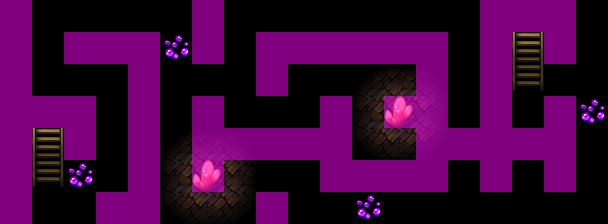

The image is a tile-based game level rendered from a .tmx file. Its description and source (layers, tilesets, objects; grid data summarised) follow:
An orthogonal 19x7 tile map with 32x32 px tiles, 4 tile layers (Ground, Objects, Above, Walkable), 60 tilesets and 2 objects (2x mapchange).

<map version="1.10" tiledversion="1.11.2" orientation="orthogonal" renderorder="right-down" width="19" height="7" tilewidth="32" tileheight="32" infinite="0" nextlayerid="11" nextobjectid="3">
 <tileset firstgid="1" name="map_bed_1" tilewidth="32" tileheight="32" tilecount="160" columns="16">
  <image source="../drawable/map_bed_1.png" width="512" height="320" />
 </tileset>
 <tileset firstgid="161" name="map_border_1" tilewidth="32" tileheight="32" tilecount="128" columns="16">
  <image source="../drawable/map_border_1.png" width="512" height="256" />
 </tileset>
 <tileset firstgid="289" name="map_bridge_1" tilewidth="32" tileheight="32" tilecount="128" columns="16">
  <image source="../drawable/map_bridge_1.png" width="512" height="256" />
 </tileset>
 <tileset firstgid="417" name="map_bridge_2" tilewidth="32" tileheight="32" tilecount="128" columns="16">
  <image source="../drawable/map_bridge_2.png" width="512" height="256" />
 </tileset>
 <tileset firstgid="545" name="map_broken_1" tilewidth="32" tileheight="32" tilecount="128" columns="16">
  <image source="../drawable/map_broken_1.png" width="512" height="256" />
 </tileset>
 <tileset firstgid="673" name="map_cavewall_1" tilewidth="32" tileheight="32" tilecount="108" columns="18">
  <image source="../drawable/map_cavewall_1.png" width="576" height="192" />
 </tileset>
 <tileset firstgid="781" name="map_cavewall_2" tilewidth="32" tileheight="32" tilecount="108" columns="18">
  <image source="../drawable/map_cavewall_2.png" width="576" height="192" />
 </tileset>
 <tileset firstgid="889" name="map_cavewall_3" tilewidth="32" tileheight="32" tilecount="108" columns="18">
  <image source="../drawable/map_cavewall_3.png" width="576" height="192" />
 </tileset>
 <tileset firstgid="997" name="map_cavewall_4" tilewidth="32" tileheight="32" tilecount="108" columns="18">
  <image source="../drawable/map_cavewall_4.png" width="576" height="192" />
 </tileset>
 <tileset firstgid="1105" name="map_chair_table_1" tilewidth="32" tileheight="32" tilecount="128" columns="16">
  <image source="../drawable/map_chair_table_1.png" width="512" height="256" />
 </tileset>
 <tileset firstgid="1233" name="map_chair_table_2" tilewidth="32" tileheight="32" tilecount="128" columns="16">
  <image source="../drawable/map_chair_table_2.png" width="512" height="256" />
 </tileset>
 <tileset firstgid="1361" name="map_crate_1" tilewidth="32" tileheight="32" tilecount="128" columns="16">
  <image source="../drawable/map_crate_1.png" width="512" height="256" />
 </tileset>
 <tileset firstgid="1489" name="map_cupboard_1" tilewidth="32" tileheight="32" tilecount="128" columns="16">
  <image source="../drawable/map_cupboard_1.png" width="512" height="256" />
 </tileset>
 <tileset firstgid="1617" name="map_curtain_1" tilewidth="32" tileheight="32" tilecount="128" columns="16">
  <image source="../drawable/map_curtain_1.png" width="512" height="256" />
 </tileset>
 <tileset firstgid="1745" name="map_entrance_1" tilewidth="32" tileheight="32" tilecount="128" columns="16">
  <image source="../drawable/map_entrance_1.png" width="512" height="256" />
 </tileset>
 <tileset firstgid="1873" name="map_entrance_2" tilewidth="32" tileheight="32" tilecount="128" columns="16">
  <image source="../drawable/map_entrance_2.png" width="512" height="256" />
 </tileset>
 <tileset firstgid="2001" name="map_fence_1" tilewidth="32" tileheight="32" tilecount="128" columns="16">
  <image source="../drawable/map_fence_1.png" width="512" height="256" />
 </tileset>
 <tileset firstgid="2129" name="map_fence_2" tilewidth="32" tileheight="32" tilecount="128" columns="16">
  <image source="../drawable/map_fence_2.png" width="512" height="256" />
 </tileset>
 <tileset firstgid="2257" name="map_fence_3" tilewidth="32" tileheight="32" tilecount="128" columns="16">
  <image source="../drawable/map_fence_3.png" width="512" height="256" />
 </tileset>
 <tileset firstgid="2385" name="map_fence_4" tilewidth="32" tileheight="32" tilecount="128" columns="16">
  <image source="../drawable/map_fence_4.png" width="512" height="256" />
 </tileset>
 <tileset firstgid="2513" name="map_ground_1" tilewidth="32" tileheight="32" tilecount="128" columns="16">
  <image source="../drawable/map_ground_1.png" width="512" height="256" />
 </tileset>
 <tileset firstgid="2641" name="map_ground_2" tilewidth="32" tileheight="32" tilecount="128" columns="16">
  <image source="../drawable/map_ground_2.png" width="512" height="256" />
 </tileset>
 <tileset firstgid="2769" name="map_ground_3" tilewidth="32" tileheight="32" tilecount="128" columns="16">
  <image source="../drawable/map_ground_3.png" width="512" height="256" />
 </tileset>
 <tileset firstgid="2897" name="map_ground_4" tilewidth="32" tileheight="32" tilecount="128" columns="16">
  <image source="../drawable/map_ground_4.png" width="512" height="256" />
 </tileset>
 <tileset firstgid="3025" name="map_ground_5" tilewidth="32" tileheight="32" tilecount="128" columns="16">
  <image source="../drawable/map_ground_5.png" width="512" height="256" />
 </tileset>
 <tileset firstgid="3153" name="map_ground_6" tilewidth="32" tileheight="32" tilecount="128" columns="16">
  <image source="../drawable/map_ground_6.png" width="512" height="256" />
 </tileset>
 <tileset firstgid="3281" name="map_ground_7" tilewidth="32" tileheight="32" tilecount="128" columns="16">
  <image source="../drawable/map_ground_7.png" width="512" height="256" />
 </tileset>
 <tileset firstgid="3409" name="map_ground_8" tilewidth="32" tileheight="32" tilecount="128" columns="16">
  <image source="../drawable/map_ground_8.png" width="512" height="256" />
 </tileset>
 <tileset firstgid="3537" name="map_house_1" tilewidth="32" tileheight="32" tilecount="128" columns="16">
  <image source="../drawable/map_house_1.png" width="512" height="256" />
 </tileset>
 <tileset firstgid="3665" name="map_house_2" tilewidth="32" tileheight="32" tilecount="128" columns="16">
  <image source="../drawable/map_house_2.png" width="512" height="256" />
 </tileset>
 <tileset firstgid="3793" name="map_indoor_1" tilewidth="32" tileheight="32" tilecount="128" columns="16">
  <image source="../drawable/map_indoor_1.png" width="512" height="256" />
 </tileset>
 <tileset firstgid="3921" name="map_indoor_2" tilewidth="32" tileheight="32" tilecount="128" columns="16">
  <image source="../drawable/map_indoor_2.png" width="512" height="256" />
 </tileset>
 <tileset firstgid="4049" name="map_kitchen_1" tilewidth="32" tileheight="32" tilecount="128" columns="16">
  <image source="../drawable/map_kitchen_1.png" width="512" height="256" />
 </tileset>
 <tileset firstgid="4177" name="map_outdoor_1" tilewidth="32" tileheight="32" tilecount="128" columns="16">
  <image source="../drawable/map_outdoor_1.png" width="512" height="256" />
 </tileset>
 <tileset firstgid="4305" name="map_pillar_1" tilewidth="32" tileheight="32" tilecount="128" columns="16">
  <image source="../drawable/map_pillar_1.png" width="512" height="256" />
 </tileset>
 <tileset firstgid="4433" name="map_pillar_2" tilewidth="32" tileheight="32" tilecount="128" columns="16">
  <image source="../drawable/map_pillar_2.png" width="512" height="256" />
 </tileset>
 <tileset firstgid="4561" name="map_plant_1" tilewidth="32" tileheight="32" tilecount="128" columns="16">
  <image source="../drawable/map_plant_1.png" width="512" height="256" />
 </tileset>
 <tileset firstgid="4689" name="map_plant_2" tilewidth="32" tileheight="32" tilecount="128" columns="16">
  <image source="../drawable/map_plant_2.png" width="512" height="256" />
 </tileset>
 <tileset firstgid="4817" name="map_rock_1" tilewidth="32" tileheight="32" tilecount="128" columns="16">
  <image source="../drawable/map_rock_1.png" width="512" height="256" />
 </tileset>
 <tileset firstgid="4945" name="map_rock_2" tilewidth="32" tileheight="32" tilecount="128" columns="16">
  <image source="../drawable/map_rock_2.png" width="512" height="256" />
 </tileset>
 <tileset firstgid="5073" name="map_roof_1" tilewidth="32" tileheight="32" tilecount="128" columns="16">
  <image source="../drawable/map_roof_1.png" width="512" height="256" />
 </tileset>
 <tileset firstgid="5201" name="map_roof_2" tilewidth="32" tileheight="32" tilecount="128" columns="16">
  <image source="../drawable/map_roof_2.png" width="512" height="256" />
 </tileset>
 <tileset firstgid="5329" name="map_roof_3" tilewidth="32" tileheight="32" tilecount="128" columns="16">
  <image source="../drawable/map_roof_3.png" width="512" height="256" />
 </tileset>
 <tileset firstgid="5457" name="map_shop_1" tilewidth="32" tileheight="32" tilecount="128" columns="16">
  <image source="../drawable/map_shop_1.png" width="512" height="256" />
 </tileset>
 <tileset firstgid="5585" name="map_sign_ladder_1" tilewidth="32" tileheight="32" tilecount="128" columns="16">
  <image source="../drawable/map_sign_ladder_1.png" width="512" height="256" />
 </tileset>
 <tileset firstgid="5713" name="map_table_1" tilewidth="32" tileheight="32" tilecount="128" columns="16">
  <image source="../drawable/map_table_1.png" width="512" height="256" />
 </tileset>
 <tileset firstgid="5841" name="map_trail_1" tilewidth="32" tileheight="32" tilecount="128" columns="16">
  <image source="../drawable/map_trail_1.png" width="512" height="256" />
 </tileset>
 <tileset firstgid="5969" name="map_transition_1" tilewidth="32" tileheight="32" tilecount="128" columns="16">
  <image source="../drawable/map_transition_1.png" width="512" height="256" />
 </tileset>
 <tileset firstgid="6097" name="map_transition_2" tilewidth="32" tileheight="32" tilecount="128" columns="16">
  <image source="../drawable/map_transition_2.png" width="512" height="256" />
 </tileset>
 <tileset firstgid="6225" name="map_transition_3" tilewidth="32" tileheight="32" tilecount="128" columns="16">
  <image source="../drawable/map_transition_3.png" width="512" height="256" />
 </tileset>
 <tileset firstgid="6353" name="map_transition_4" tilewidth="32" tileheight="32" tilecount="128" columns="16">
  <image source="../drawable/map_transition_4.png" width="512" height="256" />
 </tileset>
 <tileset firstgid="6481" name="map_transition_5" tilewidth="32" tileheight="32" tilecount="128" columns="16">
  <image source="../drawable/map_transition_5.png" width="512" height="256" />
 </tileset>
 <tileset firstgid="6609" name="map_tree_1" tilewidth="32" tileheight="32" tilecount="128" columns="16">
  <image source="../drawable/map_tree_1.png" width="512" height="256" />
 </tileset>
 <tileset firstgid="6737" name="map_tree_2" tilewidth="32" tileheight="32" tilecount="128" columns="16">
  <image source="../drawable/map_tree_2.png" width="512" height="256" />
 </tileset>
 <tileset firstgid="6865" name="map_wall_1" tilewidth="32" tileheight="32" tilecount="128" columns="16">
  <image source="../drawable/map_wall_1.png" width="512" height="256" />
 </tileset>
 <tileset firstgid="6993" name="map_wall_2" tilewidth="32" tileheight="32" tilecount="120" columns="15">
  <image source="../drawable/map_wall_2.png" width="480" height="256" />
 </tileset>
 <tileset firstgid="7113" name="map_wall_3" tilewidth="32" tileheight="32" tilecount="120" columns="15">
  <image source="../drawable/map_wall_3.png" width="480" height="256" />
 </tileset>
 <tileset firstgid="7233" name="map_wall_4" tilewidth="32" tileheight="32" tilecount="120" columns="15">
  <image source="../drawable/map_wall_4.png" width="480" height="256" />
 </tileset>
 <tileset firstgid="7353" name="map_window_1" tilewidth="32" tileheight="32" tilecount="128" columns="16">
  <image source="../drawable/map_window_1.png" width="512" height="256" />
 </tileset>
 <tileset firstgid="7481" name="map_window_2" tilewidth="32" tileheight="32" tilecount="128" columns="16">
  <image source="../drawable/map_window_2.png" width="512" height="256" />
 </tileset>
 <layer id="1" name="Ground" width="19" height="7">
  <data>[133 cells, 133 non-empty, 2 distinct tile ids]</data>
 </layer>
 <layer id="2" name="Objects" width="19" height="7">
  <data>[133 cells, 26 non-empty, 12 distinct tile ids]</data>
 </layer>
 <layer id="3" name="Above" width="19" height="7">
  <data>[133 cells, 5 non-empty, 2 distinct tile ids]</data>
 </layer>
 <layer id="4" name="Walkable" width="19" height="7">
  <data>[133 cells, 59 non-empty, 1 distinct tile ids]</data>
 </layer>
 <objectgroup id="5" name="Mapevents">
  <object id="1" name="cave" type="mapchange" x="32" y="128" width="32" height="32">
   <properties>
    <property name="map" value="brightport_escape_cave" />
    <property name="place" value="cave" />
   </properties>
  </object>
  <object id="2" name="cave1" type="mapchange" x="512" y="32" width="32" height="32">
   <properties>
    <property name="map" value="brightport_escape_cave" />
    <property name="place" value="cave1" />
   </properties>
  </object>
 </objectgroup>
 <objectgroup id="6" name="Spawn" />
 <objectgroup id="7" name="Keys" />
 <objectgroup id="8" name="Replace" />
</map>
